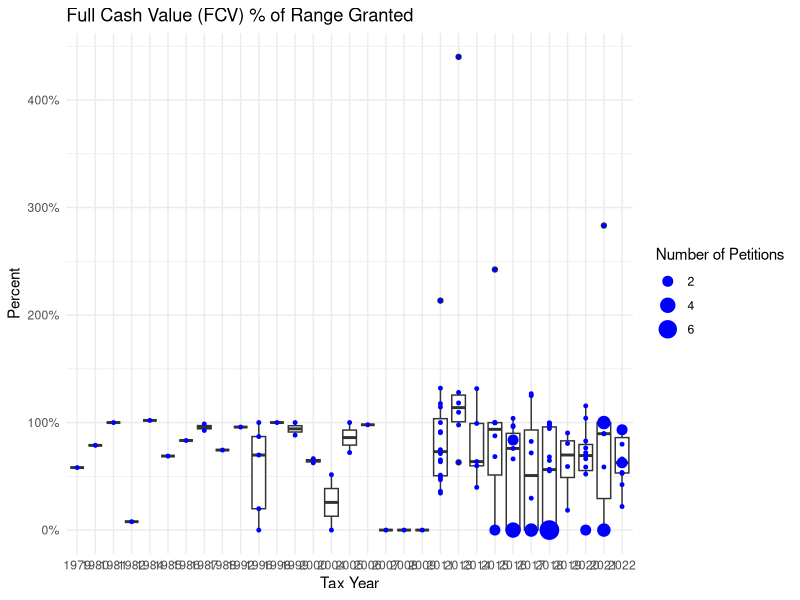
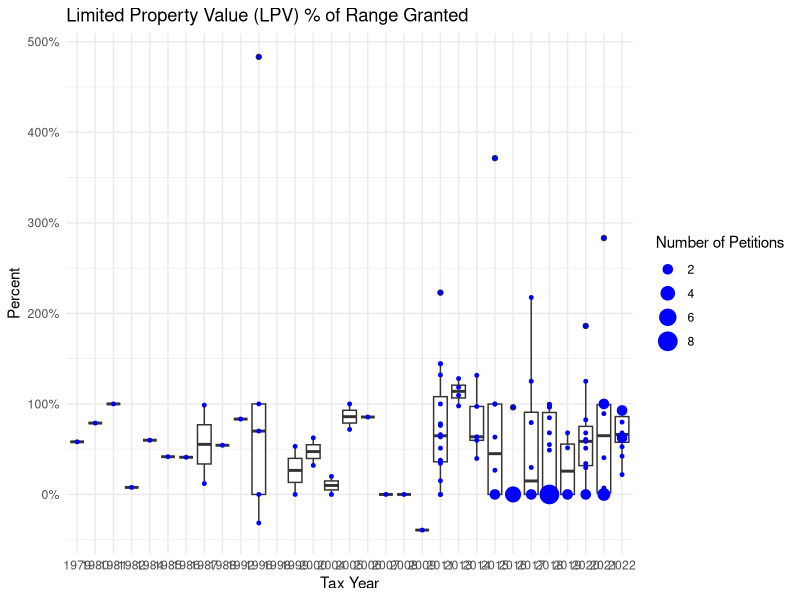

Write the R code that produced these figures, in order.

library(tidyverse)
library(scales)

# read data into tibble
petitions <- read_csv("Updated2/master_edited_4.28.25.csv")

# create identifier
petitions$ID <- 1:nrow(petitions)

# rename relevant columns
names(petitions)[2] <- 'include'
names(petitions)[3] <- 'tax_year'
names(petitions)[11] <- 'FCV_owner'
names(petitions)[12] <- 'LPV_owner'
names(petitions)[13] <- 'FCV_notice'
names(petitions)[14] <- 'LPV_notice'
names(petitions)[15] <- 'FCV_decision'
names(petitions)[16] <- 'LPV_decision'
names(petitions)[19] <- 'outcome'
names(petitions)[20] <- 'outcome_details'
names(petitions)[21] <- 'FCV_change'
names(petitions)[22] <- 'LPV_change'

petitions$tax_year = as.character(petitions$tax_year)
pet = subset(petitions,include == 1)

pet$FCV_owner = as.numeric(pet$FCV_owner)
pet$LPV_owner = as.numeric(pet$LPV_owner)
pet$FCV_notice = as.numeric(pet$FCV_notice)
pet$LPV_notice = as.numeric(pet$LPV_notice)
pet$FCV_decision = as.numeric(pet$FCV_decision)
pet$LPV_decision = as.numeric(pet$LPV_decision)

pet$FCV_owner_gain = (pet$FCV_notice - pet$FCV_decision)/(pet$FCV_notice - pet$FCV_owner)

p6a <- ggplot(pet %>% pivot_longer(cols = c(FCV_owner_gain), names_to = "variable", values_to = "value"), 
               aes(x = tax_year, y = value)) + 
  geom_boxplot() + theme_minimal()

p6a <- p6a + geom_point(color = "blue",stat = "sum", aes(size = after_stat(n))) +
  labs(title = "Full Cash Value (FCV) % of Range Granted", x = "Tax Year", y = "Percent") +
  scale_size_continuous(name = "Number of Petitions",breaks = c(2,4,6,8)) +
  scale_y_continuous(labels = percent)


pet$LPV_owner_gain = (pet$LPV_notice - pet$LPV_decision)/(pet$LPV_notice - pet$LPV_owner)

p6b <- ggplot(pet %>% pivot_longer(cols = c(LPV_owner_gain), names_to = "variable", values_to = "value"), 
              aes(x = tax_year, y = value)) + 
  geom_boxplot() + theme_minimal()

p6b <- p6b + geom_point(color = "blue",stat = "sum", aes(size = after_stat(n))) +
  labs(title = "Limited Property Value (LPV) % of Range Granted", x = "Tax Year", y = "Percent") +
scale_size_continuous(name = "Number of Petitions",breaks = c(2,4,6,8)) +
  scale_y_continuous(labels = percent)
